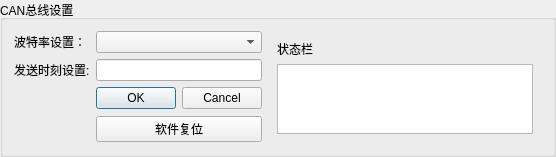
       <widget class="QGroupBox" name="groupBox">
        <property name="sizePolicy">
         <sizepolicy hsizetype="Minimum" vsizetype="Preferred">
          <horstretch>0</horstretch>
          <verstretch>0</verstretch>
         </sizepolicy>
        </property>
        <property name="title">
         <string>CAN总线设置</string>
        </property>
        <layout class="QGridLayout" name="gridLayout">
         <item row="0" column="0">
          <widget class="QLabel" name="label">
           <property name="sizePolicy">
            <sizepolicy hsizetype="Minimum" vsizetype="Preferred">
             <horstretch>0</horstretch>
             <verstretch>0</verstretch>
            </sizepolicy>
           </property>
           <property name="text">
            <string>波特率设置：</string>
           </property>
          </widget>
         </item>
         <item row="0" column="1">
          <widget class="QComboBox" name="comboBox">
           <property name="sizePolicy">
            <sizepolicy hsizetype="Minimum" vsizetype="Fixed">
             <horstretch>0</horstretch>
             <verstretch>0</verstretch>
            </sizepolicy>
           </property>
          </widget>
         </item>
         <item row="1" column="0">
          <widget class="QLabel" name="label_2">
           <property name="sizePolicy">
            <sizepolicy hsizetype="Minimum" vsizetype="Preferred">
             <horstretch>0</horstretch>
             <verstretch>0</verstretch>
            </sizepolicy>
           </property>
           <property name="text">
            <string>发送时刻设置:</string>
           </property>
          </widget>
         </item>
         <item row="1" column="1">
          <widget class="QLineEdit" name="lineEdit">
           <property name="sizePolicy">
            <sizepolicy hsizetype="Minimum" vsizetype="Fixed">
             <horstretch>0</horstretch>
             <verstretch>0</verstretch>
            </sizepolicy>
           </property>
          </widget>
         </item>
         <item row="2" column="1">
          <widget class="QDialogButtonBox" name="buttonBox">
           <property name="sizePolicy">
            <sizepolicy hsizetype="Minimum" vsizetype="Fixed">
             <horstretch>0</horstretch>
             <verstretch>0</verstretch>
            </sizepolicy>
           </property>
           <property name="standardButtons">
            <set>QDialogButtonBox::Cancel|QDialogButtonBox::Ok</set>
           </property>
          </widget>
         </item>
         <item row="3" column="1">
          <widget class="QPushButton" name="pushButton_2">
           <property name="text">
            <string>软件复位</string>
           </property>
          </widget>
         </item>
         <item row="0" column="2" rowspan="4">
          <widget class="QWidget" name="widget_3" native="true">
           <property name="sizePolicy">
            <sizepolicy hsizetype="Expanding" vsizetype="Expanding">
             <horstretch>0</horstretch>
             <verstretch>0</verstretch>
            </sizepolicy>
           </property>
           <layout class="QGridLayout" name="gridLayout_5">
            <item row="0" column="0">
             <widget class="QLabel" name="label_3">
              <property name="text">
               <string>状态栏</string>
              </property>
             </widget>
            </item>
            <item row="1" column="0">
             <widget class="QTextBrowser" name="textBrowser">
              <property name="sizePolicy">
               <sizepolicy hsizetype="Minimum" vsizetype="Maximum">
                <horstretch>0</horstretch>
                <verstretch>0</verstretch>
               </sizepolicy>
              </property>
             </widget>
            </item>
           </layout>
          </widget>
         </item>
        </layout>
       </widget>
